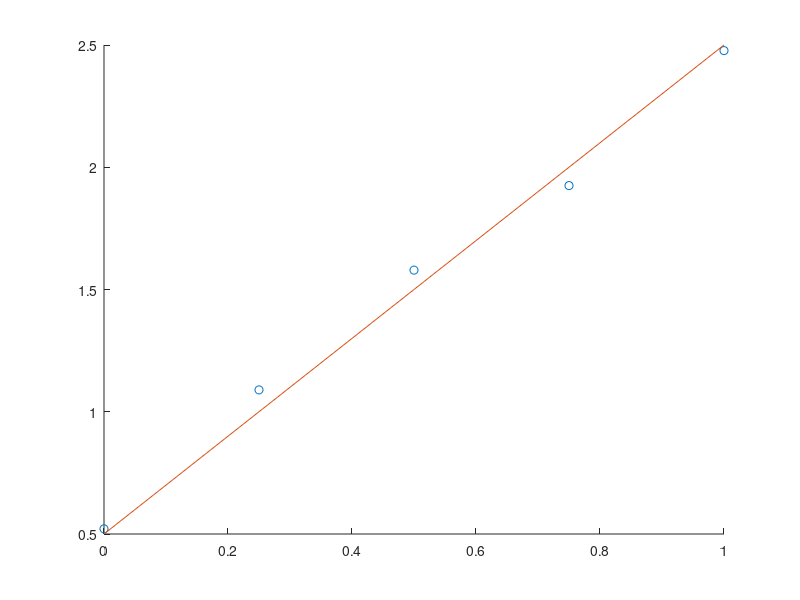

MATLAB code to generate this figure: (Note: this script raises an error after producing the figure.)
clc
clear
close all
%% Test to check the performance of the NN
nElem = 4;
th0 = 0.5;
th1 = 2;
xVal = (0:1/nElem:1)';
yS = @(x) th0 + th1*x;

noise = -0.1 + 0.2*rand(length(xVal),1);
y = yS(xVal)+noise; 

hold on
plot(xVal,y,'o');
plot(xVal,yS(xVal));
hold off

dataset = [xVal, y];

writematrix(dataset, "regression_dataset.csv", 'Delimiter', ",");